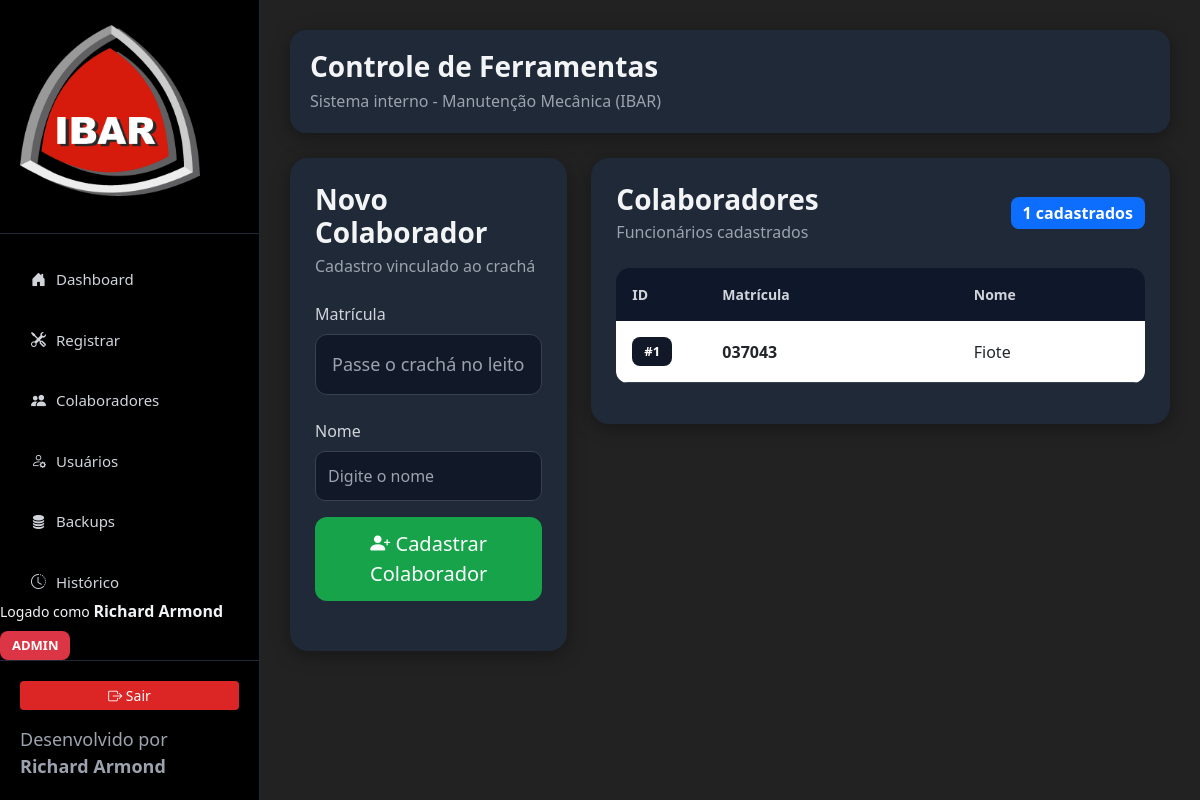
Page /colaboradores (signed in) on the earlier database version.
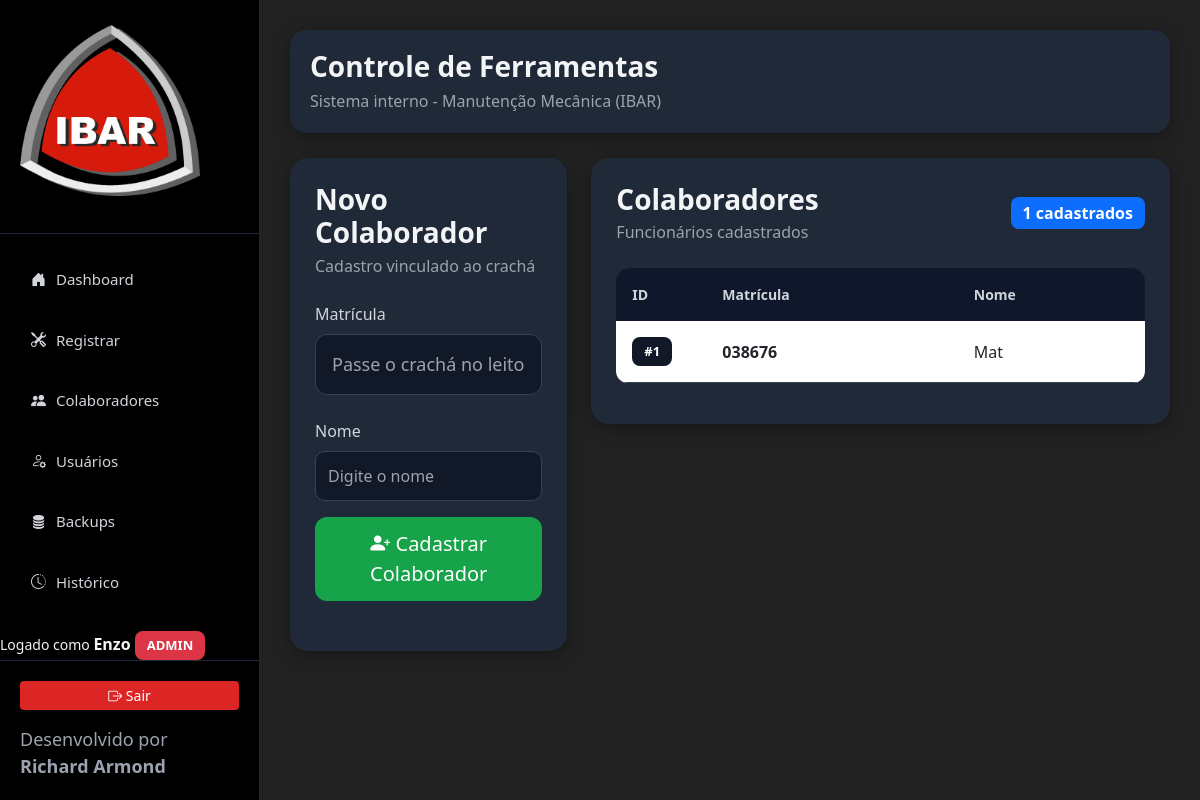
Same page on the later database version.
### tables this page shows
CREATE TABLE usuarios (
            id INTEGER PRIMARY KEY AUTOINCREMENT,
            matricula TEXT UNIQUE NOT NULL,
            nome TEXT NOT NULL
        );

### Ferramentas.py (the view, shortened to what this page needs)
@app.route('/colaboradores', methods=['GET', 'POST'])
@login_obrigatorio
@admin_obrigatorio
def colaboradores():
    with conectar() as con:
        colaboradores = con.execute('''
        SELECT *
        FROM usuarios
        ORDER BY nome ASC
        ''').fetchall()
    return render_template(
        'colaboradores.html',
        colaboradores=colaboradores
    )

### Ferramentas.py (called while the page is built)
def conectar():
    con = sqlite3.connect(BANCO)
    con.row_factory = sqlite3.Row
    return con

def login_obrigatorio(f):
    @wraps(f)
    def decorated_function(*args, **kwargs):
        if 'usuario_id' not in session:
            return redirect(url_for('login'))
        return f(*args, **kwargs)
    return decorated_function

def admin_obrigatorio(f):
    @wraps(f)
    def decorated_function(*args, **kwargs):
        if session.get('tipo') != 'admin':
            flash(
                'Acesso permitido apenas para administradores.',
                'erro'
            )
            return redirect(url_for('index'))
        return f(*args, **kwargs)
    return decorated_function

### templates/colaboradores.html
{% extends 'base.html' %}
{% block content %}
<div class="row g-4">
    <div class="col-lg-4">
        <div class="card-custom h-100">
            <div class="mb-4">
                <h3 class="mb-1">
                    Novo Colaborador
                </h3>
                <p class="text-muted">
                    Cadastro vinculado ao crachá
                </p>
            </div>
            <form method="post" autocomplete="off">
                <div class="mb-4">
                    <label class="form-label">
                        Matrícula
                    </label>
                    <input type="text"
                           class="form-control form-control-lg"
                           name="matricula"
                           autofocus
                           required
                           autocomplete="off"
                           inputmode="none"
                           placeholder="Passe o crachá no leitor">
                </div>
                <div class="mb-3">
                    <label class="form-label">
                        Nome
                    </label>
                    <input type="text"
                           class="form-control"
                           name="nome"
                           required
                           autocomplete="off"
                           placeholder="Digite o nome">
                </div>
                <div class="d-grid">
                    <button type="submit"
                            class="btn btn-success btn-lg">
                        <i class="bi bi-person-plus-fill"></i>
                        Cadastrar Colaborador
                    </button>
                </div>
            </form>
        </div>
    </div>
    <div class="col-lg-8">
        <div class="card-custom">
            <div class="d-flex justify-content-between align-items-center mb-4 flex-wrap gap-3">
                <div>
                    <h3 class="mb-1">
                        Colaboradores
                    </h3>
                    <p class="text-muted mb-0">
                        Funcionários cadastrados
                    </p>
                </div>
                <span class="badge bg-primary fs-6">
                    {{ colaboradores|length }}
                    cadastrados
                </span>
            </div>
            <div class="table-responsive">
                <table class="table table-hover align-middle">
                    <thead>
                        <tr>
                            <th width="90">ID</th>
                            <th>Matrícula</th>
                            <th>Nome</th>
                        </tr>
                    </thead>
                    <tbody>
                        {% for c in colaboradores %}
                        <tr>
                            <td>
                                <span class="badge bg-dark">
                                    #{{ c['id'] }}
                                </span>
                            </td>
                            <td>
                                <strong>
                                    {{ c['matricula'] }}
                                </strong>
                            </td>
                            <td>
                                {{ c['nome'] }}
                            </td>
                        </tr>
                        {% endfor %}
                    </tbody>
                </table>
            </div>
        </div>
    </div>
</div>
{% endblock %}

Differences in the rows shown:
changed usuarios id 1: matricula "037043" → "038676"; nome "Fiote" → "Mat"
Other differences:
{{ session['usuario_nome'] }}: "Richard Armond" → "Enzo"
